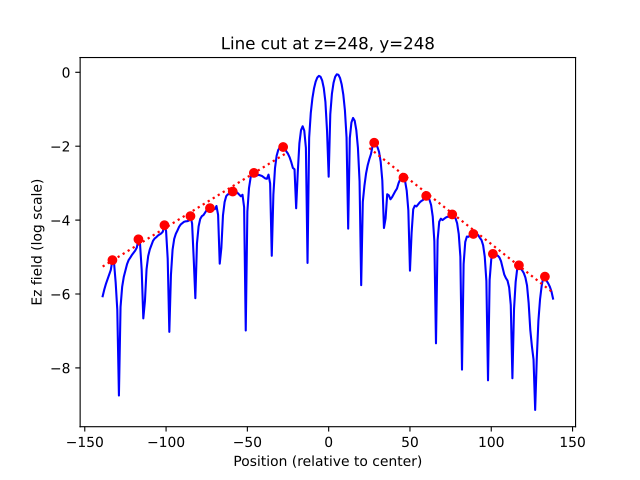

This figure's Python source:
import h5py
import numpy as np
import matplotlib.pyplot as plt

files = [
    # "rscan-2-ez-001133.50.h5",
    # "rscan-2-ez-001133.66.h5",
    # "rscan-2-ez-001133.81.h5",
    # "rscan-2-ez-001133.97.h5",
    # "rscan-2-ez-001134.12.h5",
    # "rscan-2-ez-001134.28.h5",
    # "rscan-2-ez-001134.44.h5",
    # "rscan-2-ez-001134.59.h5",
    # "rscan-2-ez-001134.75.h5",
    # "rscan-2-ez-001134.91.h5",
    # "rscan-2-ez-001135.06.h5",
    # "rscan-2-ez-001135.22.h5",
    # "rscan-2-ez-001135.38.h5",
    # "rscan-2-ez-001135.53.h5",
    # "rscan-2-ez-001135.69.h5",
    # "rscan-2-ez-001135.84.h5",
    # "rscan-2-ez-001136.00.h5",
    # "rscan-2-ez-001136.16.h5",
    # "rscan-2-ez-001136.31.h5",
    # "rscan-2-ez-001136.47.h5",
    # "rscan-2-ez-001136.62.h5",
    # "rscan-2-ez-001136.78.h5",
    # "rscan-2-ez-001136.94.h5",
    # "rscan-2-ez-001137.09.h5",
    # "rscan-2-ez-001137.25.h5",
    # "rscan-2-ez-001137.41.h5",
    # "rscan-2-ez-001137.56.h5",
    # "rscan-2-ez-001137.72.h5",
    # "rscan-2-ez-001137.88.h5",
    # "rscan-2-ez-001138.03.h5",
    # "rscan-2-ez-001138.19.h5",
    # "rscan-2-ez-001138.34.h5",
    # "rscan-2-ez-001138.50.h5"


    # "rscan-2-ez-001133.81.h5",
    # "rscan-2-ez-001134.12.h5",
    "rscan-2-ez-001134.44.h5", # !!!
    # "rscan-2-ez-001134.75.h5",
    # "rscan-2-ez-001135.06.h5",
    # "rscan-2-ez-001135.38.h5",
    # "rscan-2-ez-001135.69.h5",
    # "rscan-2-ez-001136.00.h5",
    # "rscan-2-ez-001136.31.h5",
    # "rscan-2-ez-001136.62.h5",
    # "rscan-2-ez-001136.94.h5",
    # "rscan-2-ez-001137.25.h5",
    # "rscan-2-ez-001137.56.h5",
    # "rscan-2-ez-001137.88.h5",
    # "rscan-2-ez-001138.19.h5",
    # "rscan-2-ez-001138.50.h5"
]

# def plot(fn):
#     fn = "/Users/maggieshi/Desktop/SachinUROP/Plots/" + fn
#     with h5py.File(fn, "r") as f:
#         ez = f["/ez"][()]   # shape ~ (Z, Y, X) = (400,400,400)

#     # pick central z and y
#     z0 = ez.shape[0] // 2   # center in z
#     y0 = ez.shape[1] // 2   # center in y
#     x0 = ez.shape[2] // 2   # center in x

#     # take a line cut along x
#     # line = (np.abs(ez[z0, y0, :]))   # shape (X,)
#     line = np.abs(ez[:, y0, x0])   # shape (X,)
#     # line = np.abs(ez[z0, :, x0])   # shape (X,)

#     # build coordinate axis centered at 0
#     N = line.shape[0]       # e.g. 400
#     print(N)
#     x = np.arange(N) - N//2 # goes from -200 to +199 if N=400

#     # clip to 400*(31-18)/31/200 = 
#     # 200 - 56 = 144
#     # 200 + 56 = 256
#     start = N * (31 - 18) // 31 // 2
#     end = N - start
#     x = x[start+5:end-5]
#     line = line[start+5:end-5]
#     line = np.log(line)

#     plt.plot(x, line)
#     plt.xlabel("Position (relative to center)")
#     plt.ylabel("Ez field")
#     plt.title(f"Line cut at z={z0}, y={y0}")
#     plt.axvline(0, color="k", ls="--", lw=0.8)
#     plt.grid(True)
#     plt.show()

from scipy.signal import find_peaks

def plot(fn, peak_distance=12, prominence=None, height=None, width=None):
    fn = "/Users/maggieshi/Desktop/SachinUROP/Plots/" + fn
    with h5py.File(fn, "r") as f:
        ez = f["/ez"][()]   # shape ~ (Z, Y, X)

    # pick central z and y
    z0 = ez.shape[0] // 2
    y0 = ez.shape[1] // 2
    x0 = ez.shape[2] // 2

    # take a line cut (choose axis by uncommenting the one you want)
    # line = np.abs(ez[z0, y0, :])
    line = np.abs(ez[:, y0, x0])
    # line = np.abs(ez[z0, :, x0])

    # coordinate axis centered at 0
    N = line.shape[0]
    print(N)
    x = np.arange(N) - N//2

    # clip region (keeping your ±5 margin)
    start = N * (31 - 18) // 31 // 2
    end = N - start
    x = x[start+5:end-5]
    line = line[start+5:end-5]

    # log amplitude with epsilon to avoid -inf
    eps = 1e-300
    line = np.log(np.maximum(line, eps))

    # masks for the two fitting regions: [start, -25] and [25, end]
    left_mask = x <= -25
    right_mask = x >= 25

    xL, yL = x[left_mask], line[left_mask]
    xR, yR = x[right_mask], line[right_mask]

    # --- SciPy peak finding on each side ---
    # You can tune: distance (samples), prominence, height, width
    pL, _ = find_peaks(yL, distance=peak_distance, prominence=prominence, height=height, width=width)
    pR, _ = find_peaks(yR, distance=peak_distance, prominence=prominence, height=height, width=width)

    # If peaks are too few, fall back to all points on that side
    fits = {}
    if pL.size >= 2:
        m1, b1 = np.polyfit(xL[pL], yL[pL], 1)
        fits['left'] = (m1, b1)
    elif xL.size >= 2:
        m1, b1 = np.polyfit(xL, yL, 1)
        fits['left'] = (m1, b1)

    if pR.size >= 2:
        m2, b2 = np.polyfit(xR[pR], yR[pR], 1)
        fits['right'] = (m2, b2)
    elif xR.size >= 2:
        m2, b2 = np.polyfit(xR, yR, 1)
        fits['right'] = (m2, b2)

    # --- plot ---
    plt.plot(x, line, label="data", color="blue")
    plt.xlabel("Position (relative to center)")
    plt.ylabel("Ez field (log scale)")
    plt.title(f"Line cut at z={z0}, y={y0}")
    # plt.axvline(0, color="k", ls="--", lw=0.8)
    plt.grid(False)

    # show peaks used
    if pL.size:
        plt.plot(xL[pL], yL[pL], 'ro', ms=6, label="left peaks")
    if pR.size:
        plt.plot(xR[pR], yR[pR], 'ro', ms=6, label="right peaks")

    # overlay fitted lines as dotted red
    if 'left' in fits:
        m1, b1 = fits['left']
        plt.plot(xL, m1 * xL + b1, 'r:', lw=1.6, label="left fit (peaks)")
    if 'right' in fits:
        m2, b2 = fits['right']
        plt.plot(xR, m2 * xR + b2, 'r:', lw=1.6, label="right fit (peaks)")

    # plt.legend(loc="best")
    plt.savefig("intensityplotnew.pdf", format="pdf")
    plt.show()


for file in files:
    plot(file)
